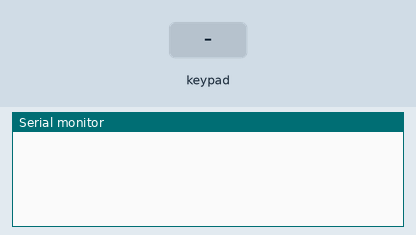
This sketch was run on a simulated Arduino Uno, built with avr-gcc and run on an emulated ATmega328P. Shown: the last lines printed to the serial monitor. The test bench sets the inputs (shaded band).

Above: at 1.2 s.
1.3 s: key 'F' pressed
At 2.3 s:
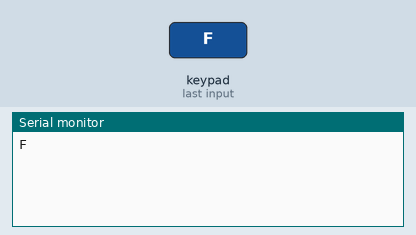
2.8 s: keypad keys 5 4 3 2 pressed 0.4 s apart
At 4.5 s:
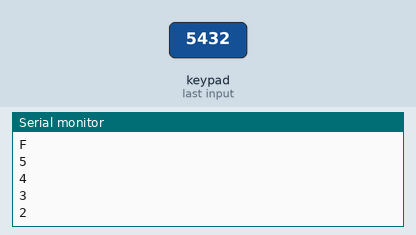
5.9 s: key 'E' pressed
At 7.0 s:
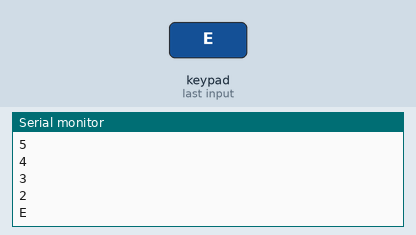
7.4 s: keypad keys 5 4 3 2 A pressed 0.4 s apart
At 10.4 s:
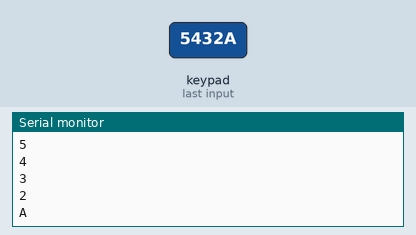
10.9 s: key 'D' pressed
At 12.1 s:
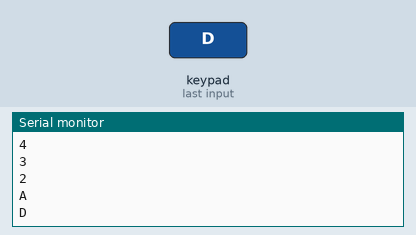
12.4 s: key 'C' pressed
At 13.1 s:
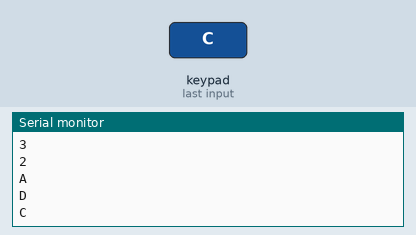
Timing chart, 0 to 14.9 s (numbered marks = the images above; inputs shaded):
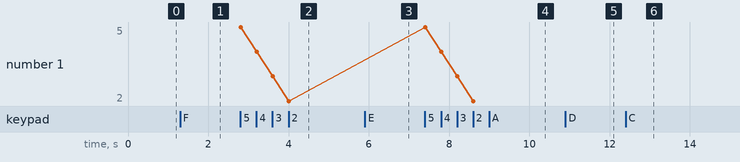

Measured:
- after the input at 1.3 s, the serial monitor: prints a new line at once (image 1)
- after the input at 2.8 s, the serial monitor: prints a new line at once (image 2)
- after the input at 5.9 s, the serial monitor: prints a new line at once (image 3)
- after the input at 7.4 s, the serial monitor: prints a new line at once (image 4)
- after the input at 10.9 s, the serial monitor: prints a new line at once (image 5)
- after the input at 12.4 s, the serial monitor: prints a new line at once (image 6)

The sketch:

Keypad44.ino
```cpp
#include <Keypad.h>

const byte ROWS = 4; //four rows
const byte COLS = 4; //four columns

char hexaKeys[ROWS][COLS] = {
  {'F','E','D','C'},
  {'B','3','6','9'},
  {'A','2','5','8'},
  {'0','1','4','7'}
};

byte rowPins[ROWS] = {5, 4, 3, 2}; //connect to the row pinouts of the keypad
byte colPins[COLS] = {9, 8, 7, 6}; //connect to the column pinouts of the keypad

//initialize an instance of class NewKeypad
Keypad customKeypad = Keypad( makeKeymap(hexaKeys), rowPins, colPins, ROWS, COLS);

void setup(){
  Serial.begin(9600);
}

void loop(){
  char customKey = customKeypad.getKey();

  if (customKey){
    Serial.println(customKey);
  }
}
```
